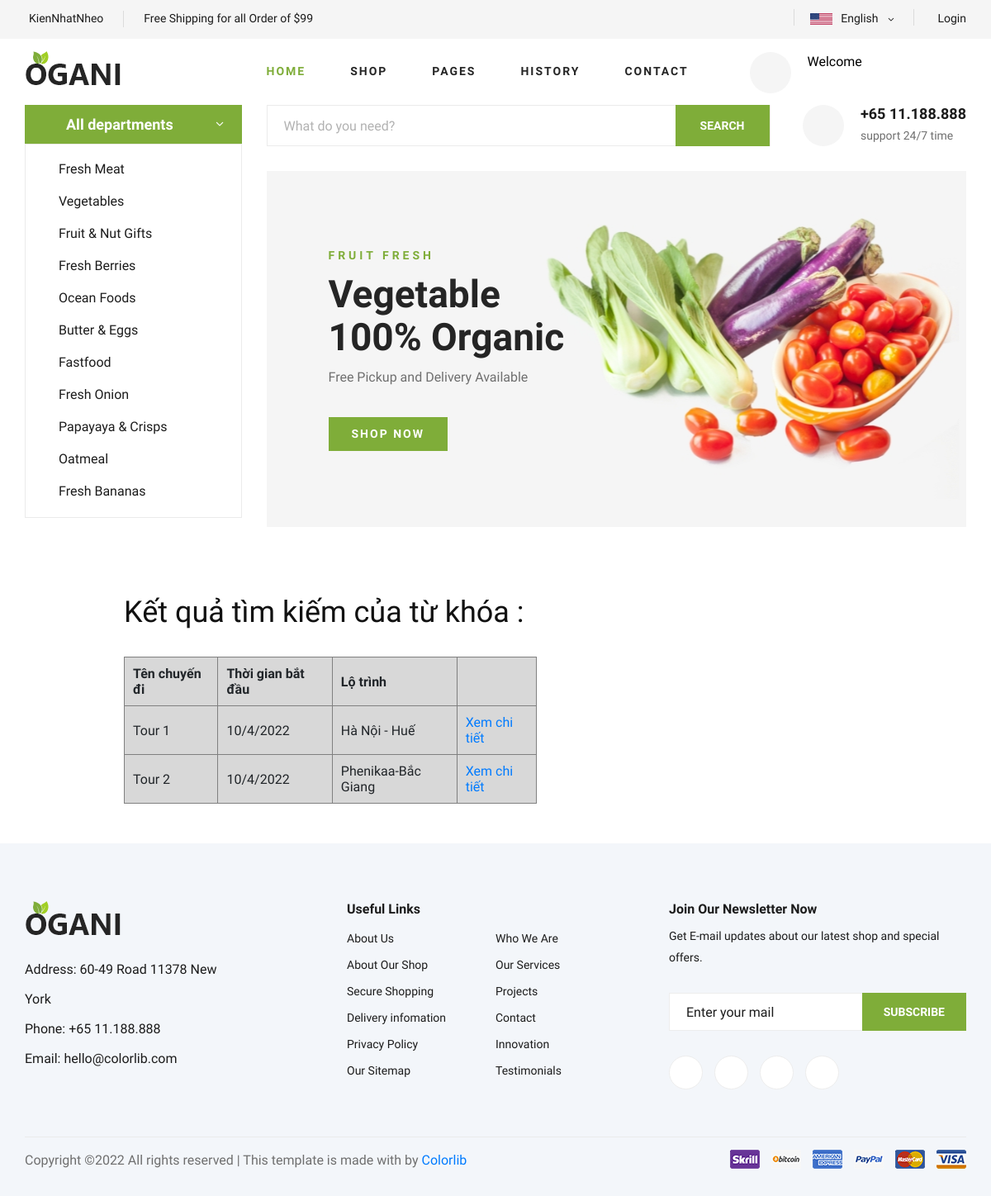
The app's page /Tourism_Web/Tourism_Web/index.php/user_controller/search_start_place, older data.
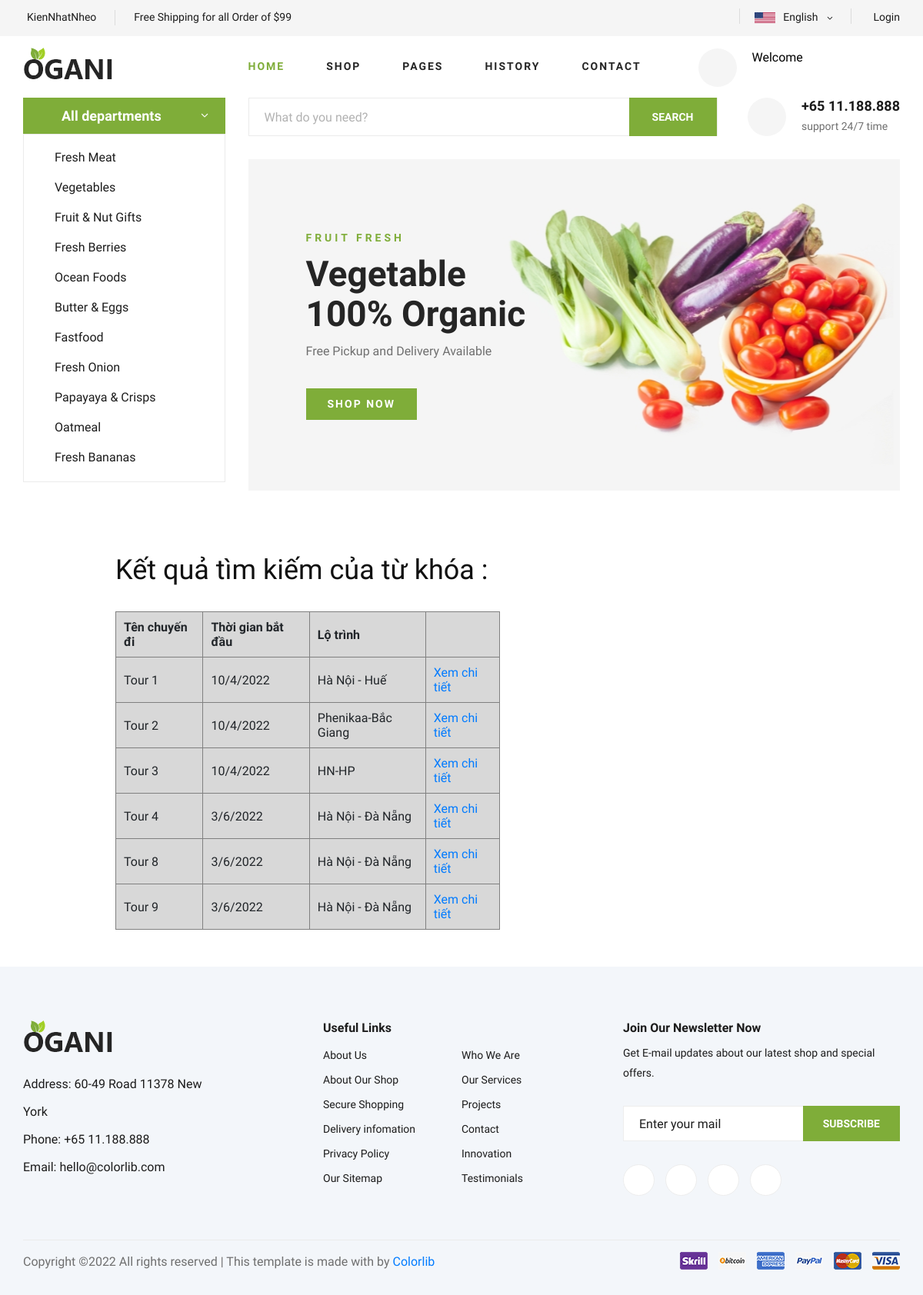
The same page, newer data.
### tables this page shows
CREATE TABLE `tour` (
  `tour_id` int(11) NOT NULL,
  `tour_name` varchar(50) DEFAULT NULL,
  `tour_route` varchar(100) DEFAULT NULL,
  `tour_price` int(11) DEFAULT NULL,
  `tour_detail` varchar(500) DEFAULT NULL,
  `tour_length` varchar(10) DEFAULT NULL,
  `tour_type` varchar(20) DEFAULT NULL,
  `tour_startday` varchar(20) DEFAULT NULL,
  `tour_image` char(200) DEFAULT NULL,
  `tour_display` int(1) NOT NULL,
  `tour_rate` float NOT NULL
);

### Tourism_Web/Tourism_Web/application/controllers/user_controller.php (called while the page is built, shortened)
<?php
class User_controller extends CI_Controller{
	public function search_start_place(){
		$place_key = $_POST['place_search'];
		$this->load->model('user_model');
		$list_place = $this->user_model->search_start_place($place_key);
		$data1['place_key'] = $place_key;
		if($list_place != null){
			$data2['place'] = $list_place;
		} else {
			$data2['place'] = null;
		}
		$this->load->view('search_head');
		$this->load->view('search_title', $data1);
		$this->load->view('search_result', $data2);
	}
}
?>

### Tourism_Web/Tourism_Web/index.php (called while the page is built, shortened)
<?php
require_once BASEPATH.'core/CodeIgniter.php';

### Tourism_Web/Tourism_Web/application/models/user_model.php (called while the page is built, shortened)
<?php
class User_model extends CI_Model{
	public function search_start_place($place){
		$query = $this->db->query("select * from tour where tour_route like '%".$place."'");
		return $query->result();
	}
}
?>

### Tourism_Web/Tourism_Web/application/views/search_result.php (the view, shortened to what this page needs)
<div style="margin-left: 12.5%;margin-bottom: 3rem;margin-top: 2rem;">
	 <table border="1" style="width:500px;background-color: rgb(216, 216, 216);">
                    <?php
                     if($place == NULL){
                         echo '<h3 style="color:blue">Không có kết quả nào!</h3>';
                     } else {
                        echo '<tr>
                        <th style="padding:10px">Tên chuyến đi</th>
                        <th style="padding:10px">Thời gian bắt đầu</th>
                        <th style="padding:10px">Lộ trình</th>
                        <th style="padding:10px"></th>
                    </tr>';
                        foreach($place as $item){
                           echo '<tr>
                          <td style="padding:10px">'.$item->tour_name.'</td>
                          <td style="padding:10px">'.$item->tour_startday.'</td>
                          <td style="padding:10px">'.$item->tour_route.'</td>
                          <td style="padding:10px"><a href="../user_controller/tour_detail/'.$item->tour_id.'">Xem chi tiết</a></td>
                       </tr>';
                        }
                     }
                     ?>
                </table>
</div>
<?php include_once('footer.php'); ?>

### Tourism_Web/Tourism_Web/application/views/header.php (shortened to what this page needs)
<html lang="zxx">
<head>
    <link rel = "stylesheet" type = "text/css" href = "<?php echo base_url('assets/css/bootstrap.min.css');?>">
    <link rel = "stylesheet" type = "text/css" href = "<?php echo base_url('assets/css/font-elegant-icons.css');?>">
    <link rel = "stylesheet" type = "text/css" href = "<?php echo base_url('assets/css/elegant-icons.css');?>">
    <link rel = "stylesheet" type = "text/css" href = "<?php echo base_url('assets/css/nice-select.css');?>">
    <link rel = "stylesheet" type = "text/css" href = "<?php echo base_url('assets/css/jquery-ui.min.css');?>">
    <link rel = "stylesheet" type = "text/css" href = "<?php echo base_url('assets/css/owl.carousel.min.css');?>">
    <link rel = "stylesheet" type = "text/css" href = "<?php echo base_url('assets/css/slicknav.min.css');?>">
</head>

### Tourism_Web/Tourism_Web/application/views/search_head.php (shortened to what this page needs)
<?php include_once('header.php');?>
<body>
    <header class="header">
        <div class="header__top">
            <div class="container">
                <div class="row">
                    <div class="col-lg-6 col-md-6">
                        <div class="header__top__left">
                            <ul>
                                <li><i class="fa fa-envelope"></i>KienNhatNheo</li>
                                <li>Free Shipping for all Order of $99</li>
                            </ul>
                        </div>
                    </div>
                    <div class="col-lg-6 col-md-6">
                        <div class="header__top__right">
                            <div class="header__top__right__social">
                            </div>
                            <div class="header__top__right__language">
                                <img src="img/language.png" alt="">
                                <div>English</div>
                                <span class="arrow_carrot-down"></span>
                            </div>
                            <div class="header__top__right__auth">
                                <a href="#"><i class="fa fa-user"></i> Login</a>
                            </div>
                        </div>
                    </div>
                </div>
            </div>
        </div>
        <div class="container">
            <div class="row">
                <div class="col-lg-3">
                    <div class="header__logo">
                        <a href="./index.html"><img src="img/logo.png" alt=""></a>
                    </div>
                </div>
                <div class="col-lg-6">
                    <nav class="header__menu">
                        <ul>
                            <li class="active"><a href="../user_controller/home">Home</a></li>
                            <li><a href="./shop-grid.html">Shop</a></li>
                            <li><a href="#">Pages</a>
                            </li>
                            <li><a href="../user_controller/history">History</a></li>
                            <li><a href="../user_controller/contact">Contact</a></li>
                        </ul>
                    </nav>
                </div>
                <div class="col-lg-3" style="margin-top:1rem;">
                    <div class="hero__search__phone__icon">
                            </div>
                            <div class="hero__search__phone__text">
                                <a href="../user_controller/user_detail" style="text-decoration: none;color: black;"><?php echo 'Welcome '.$_SESSION['name']; ?></a>
                            </div>
                </div>
            </div>
        </div>
    </header>
    <section class="hero">
        <div class="container">
            <div class="row">
                <div class="col-lg-3">
                    <div class="hero__categories">
                        <div class="hero__categories__all">
                            <span>All departments</span>
                        </div>
                        <ul>
                            <li><a href="#">Fresh Meat</a></li>
                            <li><a href="#">Vegetables</a></li>
                            <li><a href="#">Fruit & Nut Gifts</a></li>
                            <li><a href="#">Fresh Berries</a></li>
                            <li><a href="#">Ocean Foods</a></li>
                            <li><a href="#">Butter & Eggs</a></li>
                            <li><a href="#">Fastfood</a></li>
                            <li><a href="#">Fresh Onion</a></li>
                            <li><a href="#">Papayaya & Crisps</a></li>
                            <li><a href="#">Oatmeal</a></li>
                            <li><a href="#">Fresh Bananas</a></li>
                        </ul>
                    </div>
                </div>
                <div class="col-lg-9">
                    <div class="hero__search">
                        <div class="hero__search__form">
                            <form action="../user_controller/search_start_place" method="post">
                                <input type="text" placeholder="What do you need?" name="place_search">
                                <button type="submit" class="site-btn">SEARCH</button>
                            </form>
                        </div>
                        <div class="hero__search__phone">
                            <div class="hero__search__phone__icon">
                            </div>
                            <div class="hero__search__phone__text">
                                <h5>+65 11.188.888</h5>
                                <span>support 24/7 time</span>
                            </div>
                        </div>
                    </div>
                    <div class="hero__item set-bg" data-setbg="img/hero/banner.jpg">
                        <div class="hero__text">
                            <span>FRUIT FRESH</span>
                            <h2>Vegetable <br />100% Organic</h2>
                            <p>Free Pickup and Delivery Available</p>
                            <a href="#" class="primary-btn">SHOP NOW</a>
                        </div>
                    </div>
                </div>
            </div>
        </div>
    </section>
</body>
</html>

### Tourism_Web/Tourism_Web/application/views/search_title.php
<h2 style="margin-left: 12.5%;margin-top: 2rem;">Kết quả tìm kiếm của từ khóa : <?php echo $place_key; ?></h2>

### Tourism_Web/Tourism_Web/application/views/footer.php
<footer class="footer spad">
        <div class="container">
            <div class="row">
                <div class="col-lg-3 col-md-6 col-sm-6">
                    <div class="footer__about">
                        <div class="footer__about__logo">
                            <a href="./index.html"><img src="img/logo.png" alt=""></a>
                        </div>
                        <ul>
                            <li>Address: 60-49 Road 11378 New York</li>
                            <li>Phone: +65 11.188.888</li>
                            <li>Email: hello@colorlib.com</li>
                        </ul>
                    </div>
                </div>
                <div class="col-lg-4 col-md-6 col-sm-6 offset-lg-1">
                    <div class="footer__widget">
                        <h6>Useful Links</h6>
                        <ul>
                            <li><a href="#">About Us</a></li>
                            <li><a href="#">About Our Shop</a></li>
                            <li><a href="#">Secure Shopping</a></li>
                            <li><a href="#">Delivery infomation</a></li>
                            <li><a href="#">Privacy Policy</a></li>
                            <li><a href="#">Our Sitemap</a></li>
                        </ul>
                        <ul>
                            <li><a href="#">Who We Are</a></li>
                            <li><a href="#">Our Services</a></li>
                            <li><a href="#">Projects</a></li>
                            <li><a href="#">Contact</a></li>
                            <li><a href="#">Innovation</a></li>
                            <li><a href="#">Testimonials</a></li>
                        </ul>
                    </div>
                </div>
                <div class="col-lg-4 col-md-12">
                    <div class="footer__widget">
                        <h6>Join Our Newsletter Now</h6>
                        <p>Get E-mail updates about our latest shop and special offers.</p>
                        <form action="#">
                            <input type="text" placeholder="Enter your mail">
                            <button type="submit" class="site-btn">Subscribe</button>
                        </form>
                        <div class="footer__widget__social">
                            <a href="#"><i class="fa fa-facebook"></i></a>
                            <a href="#"><i class="fa fa-instagram"></i></a>
                            <a href="#"><i class="fa fa-twitter"></i></a>
                            <a href="#"><i class="fa fa-pinterest"></i></a>
                        </div>
                    </div>
                </div>
            </div>
            <div class="row">
                <div class="col-lg-12">
                    <div class="footer__copyright">
                        <div class="footer__copyright__text"><p>
  Copyright &copy;<script>document.write(new Date().getFullYear());</script> All rights reserved | This template is made with <i class="fa fa-heart" aria-hidden="true"></i> by <a href="https://colorlib.com" target="_blank">Colorlib</a>
  </p></div>
                        <div class="footer__copyright__payment"><img src="img/payment-item.png" alt=""></div>
                    </div>
                </div>
            </div>
        </div>
    </footer>

Row changes from the older to the newer data that the page shows:
added tour: tour_name "Tour 3", tour_startday "10/4/2022", tour_route "HN-HP"
added tour: tour_name "Tour 4", tour_startday "3/6/2022", tour_route "Hà Nội - Đà Nẵng"
added tour: tour_name "Tour 8", tour_startday "3/6/2022", tour_route "Hà Nội - Đà Nẵng"
added tour: tour_name "Tour 9", tour_startday "3/6/2022", tour_route "Hà Nội - Đà Nẵng"
